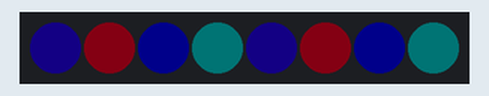
A sketch run on a simulated Arduino Uno, built with avr-gcc and run on an emulated ATmega328P. Parts: 8 RGB LEDs in strip order, left to right. Dim RGB values are drawn brighter than linear.

Above: at 10.4 s.
At 15.4 s:
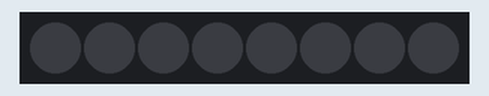
Timing chart, 0 to 128.9 s (numbered marks = the images above):
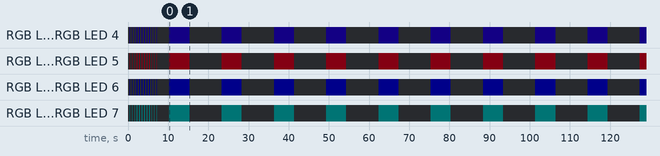

The sketch:

npx-demo-aa.ino
```cpp
// Mon Feb 12 12:29:42 UTC 2018
// KELGON
// NeoPixel -  portions are (c) 2013 Shae Erisson

#include <Arduino.h>
#include "neo_pixel.h"

extern int numpixels; // how many neopixels are on the strip
extern int position;  // every neopixel has a unique position number, starting with zero
extern int red;       // 0 thru 255 - input value to rgb()
extern int green;     // 0 thru 255
extern int blue;      // 0 thru 255

void color_alldark(void) {
    red   = 0;
    green = 0;
    blue  = 0;
}

void color_berry(void) {
    red   = 7;
    green = 0;
    blue  = 1;
}

void color_grape(void) {
    red   = 1;
    green = 0;
    blue  = 7;
}

void color_blue(void) {
    red   = 0;
    green = 0;
    blue  = 11;
}

void color_cyan(void) {
    red   = 0;
    green = 1;
    blue  = 1;
}


void ouch(void) { // too bright. Turn everthing off.
    color_alldark();
    for (int i = 0; i < (numpixels + 1); i++) {
        position = i;
        rgb();
    }
}


void footlights(void) {

    position = 0;  // pixel number on the strip, starting with zero
    color_grape(); // desired color tuple - no exec, just data
    rgb();         // set the neopixel at position to current values for red green blue

    position = 1;
    color_berry();
    rgb();

    position = 2;
    color_blue();
    rgb();

    position = 3;
    color_cyan();
    rgb();

    position = 4;
    color_grape();
    rgb();

    position = 5;
    color_berry();
    rgb();

    position = 6;
    color_blue();
    rgb();

    position = 7;
    color_cyan();
    rgb();
}


void flasher(void) { // fast flasher
    for (int i = 0; i < 12; i++) {
        ouch();        // strip is completely dark (OFF)
        delay(400);
        footlights();
        delay(200);
    }
}


/* ****************************************************** */
/* ***                                                *** */
/* ***                       setup                    *** */
/* ***                                                *** */
/* ****************************************************** */
void setup(void) {
    setup_neoPixel();
    ouch();
    flasher();
    ouch();
    delay(3000);
}


void loop(void) {
    ouch();
    footlights();
    delay(5000);   // provide a moment to appreciate current display
    ouch();        // blank all pixels - completely dark (OFF)
    delay(8000);
}
```

neo_pixel.cpp
```cpp
// Mon Feb 12 12:29:42 UTC 2018

// NeoPixel strip 8x - simple sketch (c) 2013 Shae Erisson

#include <Arduino.h>

#include "neo_pixel.h"
#include <Adafruit_NeoPixel.h> // REQUIRED: https://github.com/adafruit/Adafruit_NeoPixel

// Which pin on the Arduino is connected to the NeoPixels?
#define PIN                1 // arbitrary assignment made for Trinket M0

// How many NeoPixels are attached to the Arduino?
#define NUMPIXELS          8 // NeoPixel strip 8x

// When we setup the NeoPixel library, we tell it how many pixels,
// and which pin to use to send signals.

Adafruit_NeoPixel pixels = Adafruit_NeoPixel(NUMPIXELS, PIN, NEO_GRB + NEO_KHZ800);

int numpixels =  NUMPIXELS;
int position  = 0; // position on the strand of several NeoPixels
int red       = 0;
int green     = 0;
int blue      = 0;

void setup_neoPixel(void) {
    pixels.begin(); // This initializes the NeoPixel library.
    pixels.show();
}

// rgb() is the workhorse of the entire demo program.
void rgb(void) {
    pixels.setPixelColor(position, pixels.Color(red, green, blue));
    pixels.show();
}
```

neo_pixel.h
```cpp
// Mon Feb 12 12:29:42 UTC 2018

extern void setup_neoPixel(void);
extern void rgb(void);
```

Measured:
- by itself, RGB LED 0, RGB LED 4: goes 11 × (RGB(1, 0, 7) 0.20 s, off 0.40 s), RGB(1, 0, 7) 0.20 s, off 3.0 s, 9 × (RGB(1, 0, 7) 5.0 s, off 8.0 s), then RGB(1, 0, 7)
- by itself, RGB LED 1, RGB LED 5: goes 11 × (RGB(7, 0, 1) 0.20 s, off 0.40 s), RGB(7, 0, 1) 0.20 s, off 3.0 s, 9 × (RGB(7, 0, 1) 5.0 s, off 8.0 s), then RGB(7, 0, 1)
- what the display in image 0 shows lasts 5.0 s, from 10.3 s to 15.3 s
